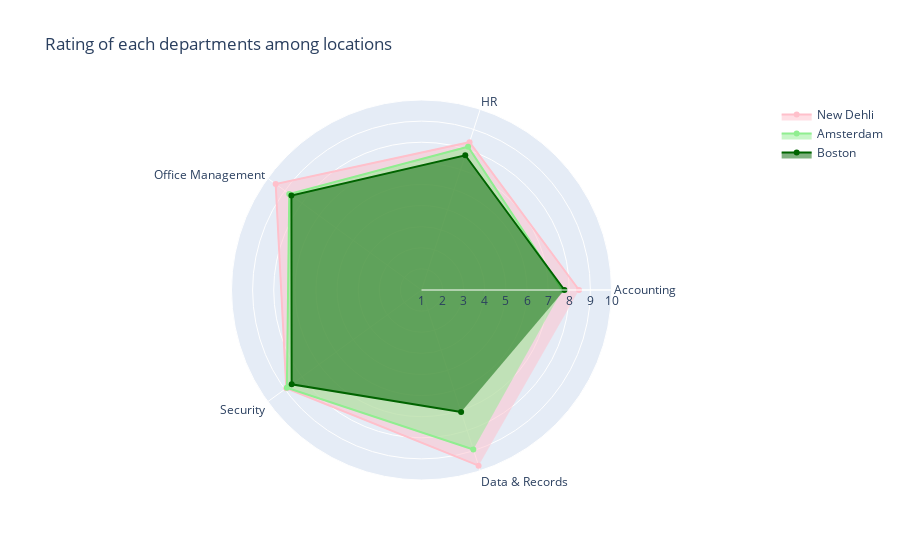

Source (notebook cell):
### Code cell
fig = go.Figure()

data = [go.Scatterpolar(
        name = loc_mean['location'].values[2],
        r = [loc_mean['rating_acct'].values[2],loc_mean['rating_HR'].values[2], 
             loc_mean['rating_OM'].values[2],loc_mean['rating_security'].values[2], loc_mean['rating_D&R'].values[2]],
        theta = ['Accounting','HR','Office Management','Security','Data & Records'],
        fill = 'toself',
        line =  dict(color = 'pink')),
        
        go.Scatterpolar(
        name = loc_mean['location'].values[0],
        r = [loc_mean['rating_acct'].values[0],loc_mean['rating_HR'].values[0],
             loc_mean['rating_OM'].values[0],loc_mean['rating_security'].values[0],loc_mean['rating_D&R'].values[0]],
        theta = ['Accounting','HR','Office Management','Security','Data & Records'],
        fill = 'toself',
        line =  dict(color = 'lightgreen')),
       
        go.Scatterpolar(
        name = loc_mean['location'].values[1],
        r = [loc_mean['rating_acct'].values[1],loc_mean['rating_HR'].values[1], 
             loc_mean['rating_OM'].values[1],loc_mean['rating_security'].values[1], loc_mean['rating_D&R'].values[1]],
        theta = ['Accounting','HR','Office Management','Security','Data & Records'],
        fill = 'toself',
        line =  dict(color = 'darkgreen'))]
       
layout = go.Layout(polar = dict(radialaxis = dict(visible = True, range = [1,10])),
                   showlegend = True,
                   title = "Rating of each departments among locations")

go.Figure(data=data,layout=layout)

### Figure 1 — Plotly figure (JSON) as saved in the notebook; plotly's stock layout.template omitted (floating-point values rounded to 4 significant figures)
{"data": [{"fill": "toself", "line": {"color": "pink"}, "name": "New Dehli ", "r": [8.462, 8.364, 9.538, 8.917, 9.75], "theta": ["Accounting", "HR", "Office Management", "Security", "Data & Records"], "type": "scatterpolar"}, {"fill": "toself", "line": {"color": "lightgreen"}, "name": "Amsterdam", "r": [7.667, 8.137, 8.743, 8.883, 8.944], "theta": ["Accounting", "HR", "Office Management", "Security", "Data & Records"], "type": "scatterpolar"}, {"fill": "toself", "line": {"color": "darkgreen"}, "name": "Boston", "r": [7.771, 7.711, 8.617, 8.602, 7.071], "theta": ["Accounting", "HR", "Office Management", "Security", "Data & Records"], "type": "scatterpolar"}], "layout": {"polar": {"radialaxis": {"range": [1, 10], "visible": true}}, "showlegend": true, "title": {"text": "Rating of each departments among locations"}}}
